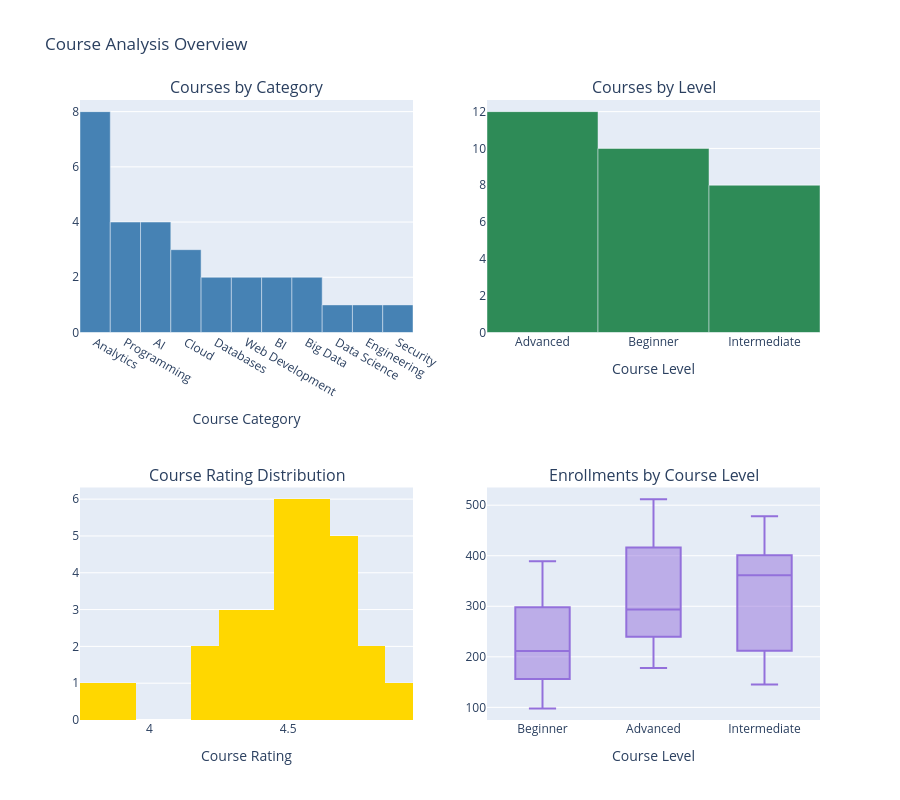

Notebook source saved alongside this figure:
### Code cell
# 3.2 Course Analysis
print("\n" + "─" * 80)
print("3.2 COURSE ANALYSIS")
print("─" * 80)

print(f"\n📚 Course Categories:")
print(courses['CourseCategory'].value_counts().to_string())

print(f"\n📊 Course Levels:")
print(courses['CourseLevel'].value_counts().to_string())

print(f"\n⭐ Course Ratings:")
print(f"  Mean: {courses['CourseRating'].mean():.2f}")
print(f"  Median: {courses['CourseRating'].median():.2f}")
print(f"  Std Dev: {courses['CourseRating'].std():.2f}")
print(f"  Range: {courses['CourseRating'].min():.2f} - {courses['CourseRating'].max():.2f}")

# Course visualizations
fig = make_subplots(
    rows=2, cols=2,
    subplot_titles=("Courses by Category", "Courses by Level", "Course Rating Distribution", "Enrollments by Course Level"),
    specs=[[{"type": "bar"}, {"type": "bar"}],
           [{"type": "histogram"}, {"type": "box"}]]
)

# Category bar chart
category_counts = courses['CourseCategory'].value_counts()
fig.add_trace(
    go.Bar(x=category_counts.index, y=category_counts.values, name="Category", marker_color='steelblue'),
    row=1, col=1
)

# Level bar chart
level_counts = courses['CourseLevel'].value_counts()
fig.add_trace(
    go.Bar(x=level_counts.index, y=level_counts.values, name="Level", marker_color='seagreen'),
    row=1, col=2
)

# Rating histogram
fig.add_trace(
    go.Histogram(x=courses['CourseRating'], name="Rating", nbinsx=12, marker_color='gold'),
    row=2, col=1
)

# Enrollments by level
fig.add_trace(
    go.Box(x=transactions.merge(courses, on='CourseID')['CourseLevel'],
           y=transactions.merge(courses, on='CourseID')['EnrollmentCount'],
           name="Enrollments", marker_color='mediumpurple'),
    row=2, col=2
)

fig.update_xaxes(title_text="Course Category", row=1, col=1)
fig.update_xaxes(title_text="Course Level", row=1, col=2)
fig.update_xaxes(title_text="Course Rating", row=2, col=1)
fig.update_xaxes(title_text="Course Level", row=2, col=2)

fig.update_layout(height=800, showlegend=False, title_text="Course Analysis Overview")
fig.show()

### Figure 1 — Plotly figure (JSON) as saved in the notebook; plotly's stock layout.template omitted (floating-point values rounded to 4 significant figures)
{"data": [{"marker": {"color": "steelblue"}, "name": "Category", "type": "bar", "x": ["Analytics", "Programming", "AI", "Cloud", "Databases", "Web Development", "BI", "Big Data", "Data Science", "Engineering", "Security"], "xaxis": "x", "y": [8, 4, 4, 3, 2, 2, 2, 2, 1, 1, 1], "yaxis": "y"}, {"marker": {"color": "seagreen"}, "name": "Level", "type": "bar", "x": ["Advanced", "Beginner", "Intermediate"], "xaxis": "x2", "y": [12, 10, 8], "yaxis": "y2"}, {"marker": {"color": "gold"}, "name": "Rating", "nbinsx": 12, "type": "histogram", "x": [4.7, 4.8, 4.6, 4.9, 4.5, 4.7, 4.4, 4.6, 4.3, 4.5, 4.2, 4.4, 4.6, 4.7, 4.3, 4.5, 4.5, 4.7, 4.6, 4.8, 4.2, 4.4, 4.6, 3.8, 4.7, 3.9, 4.5, 4.6, 4.3, 4.5], "xaxis": "x3", "yaxis": "y3"}, {"marker": {"color": "mediumpurple"}, "name": "Enrollments", "type": "box", "x": ["Beginner", "Advanced", "Beginner", "Advanced", "Beginner", "Advanced", "Beginner", "Advanced", "Beginner", "Advanced", "Intermediate", "Advanced", "Beginner", "Intermediate", "Intermediate", "Advanced", "Intermediate", "Intermediate", "Intermediate", "Advanced", "Beginner", "Intermediate", "Advanced", "Beginner", "Advanced", "Beginner", "Intermediate", "Advanced", "Beginner", "Advanced", "Beginner", "Advanced", "Beginner", "Advanced", "Beginner", "Advanced", "Beginner", "Advanced", "Beginner", "Advanced", "Intermediate", "Advanced", "Beginner", "Intermediate", "Intermediate", "Advanced", "Intermediate", "Intermediate", "Intermediate", "Advanced"], "xaxis": "x4", "y": [245, 189, 356, 412, 267, 198, 234, 178, 156, 289, 145, 267, 298, 367, 189, 276, 398, 445, 389, 421, 165, 234, 376, 98, 502, 142, 287, 456, 189, 267, 156, 234, 378, 492, 298, 211, 176, 245, 134, 312, 189, 298, 389, 425, 212, 334, 356, 478, 401, 512], "yaxis": "y4"}], "layout": {"annotations": [{"font": {"size": 16}, "showarrow": false, "text": "Courses by Category", "x": 0.225, "xanchor": "center", "xref": "paper", "y": 1.0, "yanchor": "bottom", "yref": "paper"}, {"font": {"size": 16}, "showarrow": false, "text": "Courses by Level", "x": 0.775, "xanchor": "center", "xref": "paper", "y": 1.0, "yanchor": "bottom", "yref": "paper"}, {"font": {"size": 16}, "showarrow": false, "text": "Course Rating Distribution", "x": 0.225, "xanchor": "center", "xref": "paper", "y": 0.375, "yanchor": "bottom", "yref": "paper"}, {"font": {"size": 16}, "showarrow": false, "text": "Enrollments by Course Level", "x": 0.775, "xanchor": "center", "xref": "paper", "y": 0.375, "yanchor": "bottom", "yref": "paper"}], "height": 800, "showlegend": false, "title": {"text": "Course Analysis Overview"}, "xaxis": {"anchor": "y", "domain": [0.0, 0.45], "title": {"text": "Course Category"}}, "xaxis2": {"anchor": "y2", "domain": [0.55, 1.0], "title": {"text": "Course Level"}}, "xaxis3": {"anchor": "y3", "domain": [0.0, 0.45], "title": {"text": "Course Rating"}}, "xaxis4": {"anchor": "y4", "domain": [0.55, 1.0], "title": {"text": "Course Level"}}, "yaxis": {"anchor": "x", "domain": [0.625, 1.0]}, "yaxis2": {"anchor": "x2", "domain": [0.625, 1.0]}, "yaxis3": {"anchor": "x3", "domain": [0.0, 0.375]}, "yaxis4": {"anchor": "x4", "domain": [0.0, 0.375]}}}
